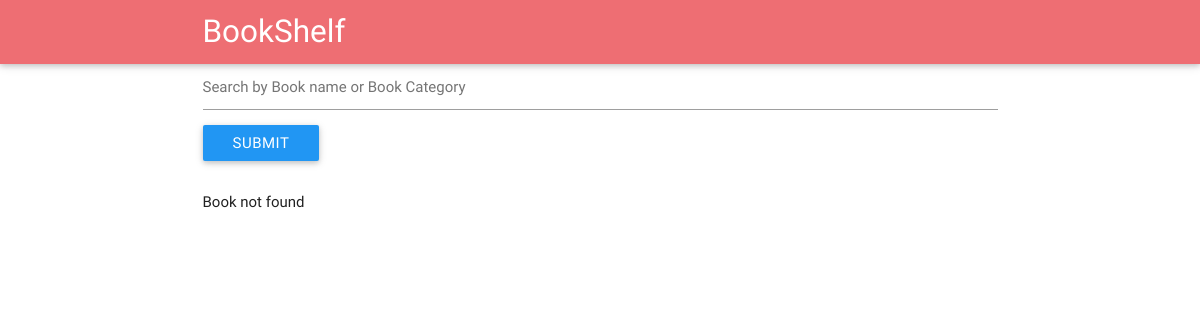
Before: / with the older database file.
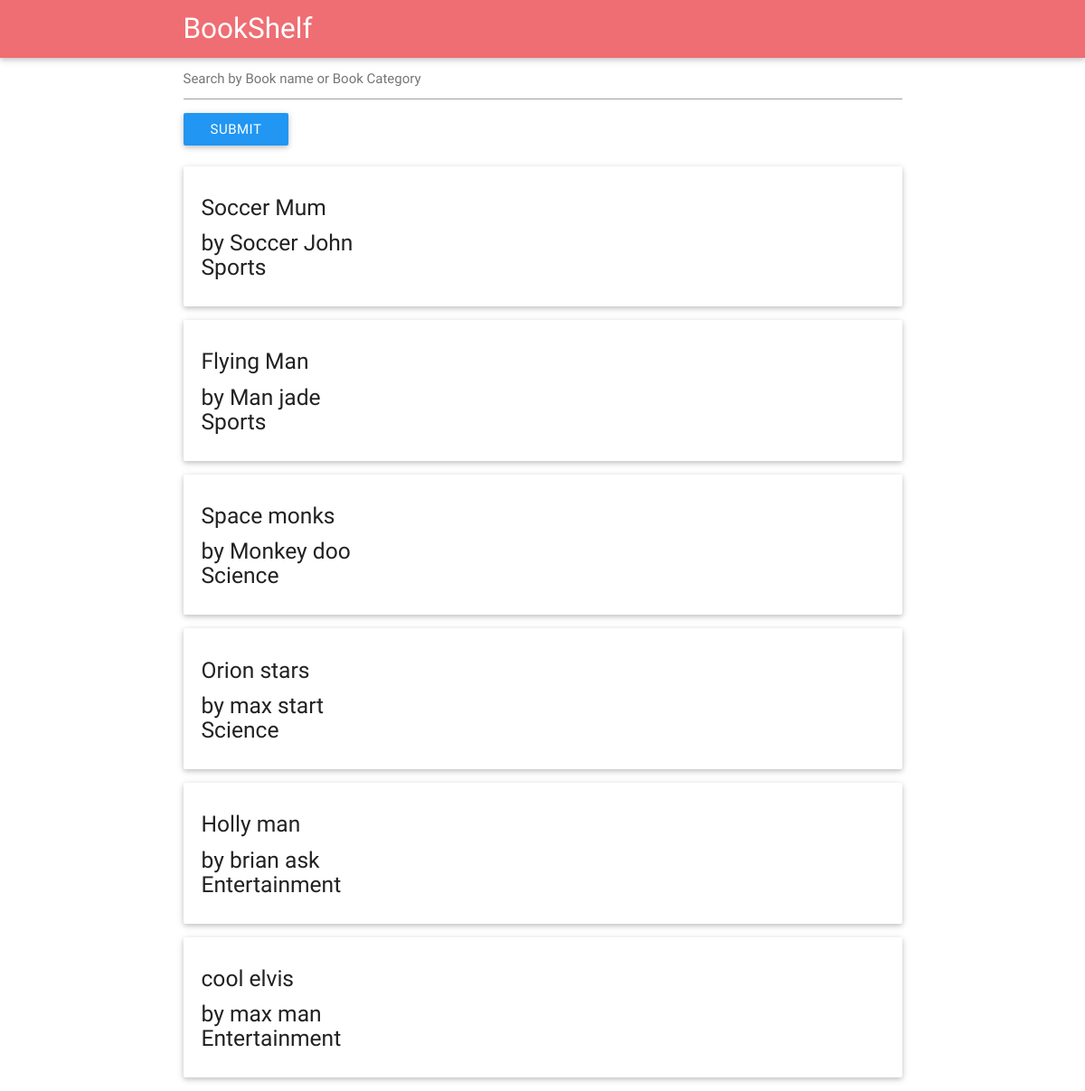
After: the same page with the newer database file.
### book/models.py (models this page shows, shortened)
class Book(models.Model):
    title = models.CharField(max_length=60)
    author = models.CharField(max_length=60)
    category = models.ForeignKey(
        Category,
        on_delete=models.CASCADE,
        related_name='books')

class Category(models.Model):
    name = models.CharField(max_length=60)

### book/views.py (the view, shortened to what this page needs)
# urls.py: url(r'^$', views.HomeView.as_view(), name="homepage")
class HomeView(TemplateView):
    template_name = 'book.html'
    def get(self, request):
        query_text = request.GET.get('q', '')
        arg = dict()
        all_category = Category.objects.all()
        if query_text:
            books = self.search_book(query_text)
            arg['books'] = books
            arg['categories'] = all_category
        if not query_text:
            all_books = Book.objects.all()
            arg['books'] = all_books
            arg['categories'] = all_category
        return render(request, self.template_name, arg)

### book/templates/book.html (shortened to what this page needs)
{% extends "base.html" %}
{% load static %}
{% block main %}
    <form>
        <input type="text" placeholder="Search by Book name or Book Category" name="q" list="book_id">
        <input type="submit" class="btn btn-success">
    </form>
    {% for book in books %}
    <div class="card horizontal">
        <div class="card-stacked">
            <div class="card-content">
                    <h5> {{ book.title }}<h5>
                    <p> by {{ book.author }}</p>
                    <p>{{ book.category.name }}</p>
            </div>
        </div>
    </div>
    {% empty %}
        <p>Book not found </p>
    {% endfor %}
{% endblock main %}

### templates/base.html (shortened to what this page needs)
<!DOCTYPE html>
{% load staticfiles %}
<html class="no-js">
    <head>
        <link type="text/css" rel="stylesheet" href="{% static 'materialize/bin/materialize.css' %}"  media="screen,projection"/>
    </head>
    <body>
            <nav>
                <div class="nav-wrapper">
                    <div class="container">
                        <a href="{% url 'homepage' %}" class="brand-logo">BookShelf</a>
                    </div>
                </div>
            </nav>
        <div class="container">
            {% block main %}
            {% endblock main %}
        </div>
    </body>
</html>

Changed rows visible on the page:
added Book: title "Soccer Mum", author "Soccer John", category.name "Sports"
added Book: title "Flying Man", author "Man jade", category.name "Sports"
added Book: title "Space monks", author "Monkey doo", category.name "Science"
added Book: title "Orion stars", author "max start", category.name "Science"
added Book: title "Holly man", author "brian ask", category.name "Entertainment"
added Book: title "cool elvis", author "max man", category.name "Entertainment"
Other visible differences:
text no longer shown: "Book not found"
